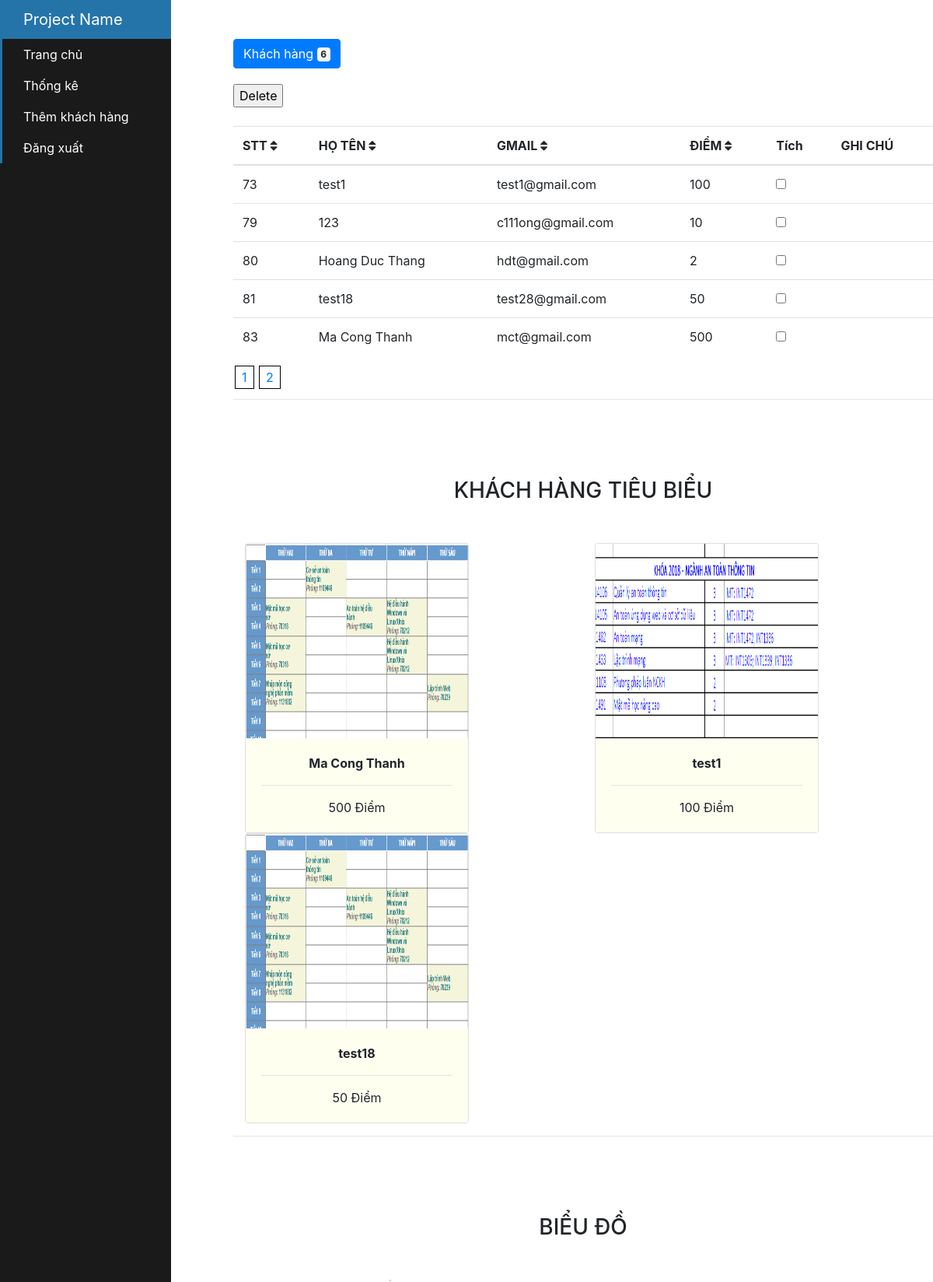
Page /admin/admin_dashboard.php (signed in) on the committed database.
### tables this page shows
CREATE TABLE `users` (
  `id` int(11) NOT NULL,
  `full_name` varchar(55) DEFAULT NULL,
  `gmail` varchar(55) DEFAULT NULL,
  `password` varchar(55) DEFAULT NULL,
  `created_at` datetime DEFAULT NULL,
  `date_of_birth` date DEFAULT NULL,
  `phone_number` varchar(11) DEFAULT NULL,
  `address` varchar(100) DEFAULT NULL,
  `image_path` text DEFAULT NULL,
  `point` int(11) DEFAULT NULL
);

### admin/admin_dashboard.php (the view, shortened to what this page needs)
<!DOCTYPE html>
<html lang="en">
<head>
  <link rel="stylesheet" href="https://stackpath.bootstrapcdn.com/bootstrap/4.1.3/css/bootstrap.min.css">
  <link rel="stylesheet" href="https://cdnjs.cloudflare.com/ajax/libs/font-awesome/4.7.0/css/font-awesome.min.css">
  <link rel="stylesheet" href="../CSS/adminDashboard.css">
</head>
<body>
  <?php
  if (isset($_SESSION["log_state"])) {
    include "../connection.php";
    $currentPage = !empty($_GET["page"]) ? $_GET["page"] : 1;
    $itemPerPage = !empty($_GET["itemPerPage"]) ? $_GET["itemPerPage"] : 5;
    $offset = ($currentPage - 1) * $itemPerPage;
    $sql = "SELECT * FROM users";
    $totalUsers = mysqli_query($conn, $sql);
    $totalUsers = $totalUsers->num_rows;
    $totalPages = ceil($totalUsers / $itemPerPage);
    $result = mysqli_query($conn, "SELECT * FROM users ORDER BY id ASC LIMIT "
      . $itemPerPage . " OFFSET " . $offset);
  ?>
    <?php include "./sidebar.php" ?>
    <div class="content">
      <div style="padding-top: 50px;"><button type="button" class="btn btn-primary" >
          Khách hàng <span class="badge badge-light"><?= $totalUsers ?></span>
        </button></div>
      <form action="" method="post">
        <input type='submit' value='Delete' name='but_delete'><br><br>
        <table class="table sortable" style="width: 900px;">
          <tr>
            <th scope="col" onclick="w3.sortHTML('.table','.item', 'td:nth-child(1)')">STT <i class="fa fa-sort" aria-hidden="true"></i></th>
            <th scope="col" onclick="w3.sortHTML('.table','.item', 'td:nth-child(2)')">HỌ TÊN <i class="fa fa-sort" aria-hidden="true"></i></th>
            <th scope="col" onclick="w3.sortHTML('.table','.item', 'td:nth-child(3)')">GMAIL <i class="fa fa-sort" aria-hidden="true"></i></th>
            <th scope="col" onclick="w3.sortHTML('.table','.item', 'td:nth-child(4)')">ĐIỂM <i class="fa fa-sort" aria-hidden="true"></i></th>
            <th scope="col">Tích</th>
            <th scope="col">GHI CHÚ</th>
          </tr>
          <tbody>
            <?php
            while ($row = mysqli_fetch_assoc($result)) {
            ?>
              <tr class="item">
                <td><?= $row["id"] ?></td>
                <td><?= $row["full_name"] ?></td>
                <td><?= $row["gmail"] ?></td>
                <td><?= $row["point"] ?></td>
                <td><input type='checkbox' name='delete[]' value='<?= $row["id"] ?>'></td>
                <td>
                </td>
              </tr>
            <?php } ?>
          </tbody>
        </table>
      </form>
      <?php include "../pagination.php" ?>
      <hr>
      <?php include "./customer_hall.php" ?>
      <hr>
      <h3 style="text-align: center; margin-top: 100px;">BIỂU ĐỒ</h3>
    </div>
  <?php } else {
    echo "Vui lòng đăng nhập";
  }
  ?>
</body>
</html>

### admin/sidebar.php
<link rel="stylesheet" href="../CSS/sidebar.css">
<div class="sidebar-container">
  <div class="sidebar-logo">
    Project Name
  </div>
  <ul class="sidebar-navigation">
    <li>
      <a href="./admin_dashboard.php">
        Trang chủ
      </a>
    </li>
    <li>
      <a href="#">
        Thống kê
      </a>
    </li>
    <li>
      <a href="./register-client.php">
        Thêm khách hàng
      </a>
    </li>
    <li>
      <a href="../logout.php">
        Đăng xuất
      </a>
    </li>
  </ul>
</div>

### pagination.php (shortened to what this page needs)
<!DOCTYPE html>
<html lang="en">
<head>
</head>
<body>
    <div id="page">
        <?php
        for ($num = 1; $num <= $totalPages; $num++) { ?>
            <a class="page-item" href="?itemPerPage=<?= $itemPerPage ?>&page=<?= $num ?>"><?= $num ?></a>
        <?php } ?>
    </div>
</body>
</html>

### admin/customer_hall.php (shortened to what this page needs)
<h3 style="text-align: center; margin-top: 100px;">KHÁCH HÀNG TIÊU BIỂU</h3>
<?php
include "../connection.php";
$result = mysqli_query($conn, "SELECT * FROM users ORDER BY point DESC LIMIT 3");
mysqli_close($conn); ?>
<div class="container" style="margin-top: 50px;">
    <div class="row">
        <?php while ($row = mysqli_fetch_assoc($result)) { ?>
            <div class="col">
                <div class="card" style="width: 18rem;">
                    <img height="250px" w src="../<?= $row["image_path"] ?>" class="card-img-top" alt="...">
                    <div class="card-body" style="background-color: ivory;">
                        <p class="card-text" style="text-align: center; font-weight: bold;"><?= $row["full_name"] ?></p>
                        <hr>
                        <p class="card-text" style="text-align: center;"><?= $row["point"] ?> Điểm</p>
                    </div>
                </div>
            </div>
        <?php } ?>
    </div>
</div>

### CSS/adminDashboard.css (style rules this page uses)
.content { margin-left: 300px; }
form { padding-top: 20px; }

### CSS/sidebar.css (style rules this page uses)
.sidebar-container { position: fixed; width: 220px; height: 100%; left: 0; overflow-x: hidden; overflow-y: auto; background: #1a1a1a; color: #fff; }
.sidebar-logo { padding: 10px 15px 10px 30px; font-size: 20px; background-color: #2574A9; }
.sidebar-navigation { padding: 0; margin: 0; list-style-type: none; position: relative; }
.sidebar-navigation li { background-color: transparent; position: relative; display: inline-block; width: 100%; line-height: 20px; }
.sidebar-navigation li a { padding: 10px 15px 10px 30px; display: block; color: #fff; }
.sidebar-navigation li::before { background-color: #2574A9; position: absolute; content: ''; height: 100%; left: 0; top: 0; -webkit-transition: width 0.2s ease-in; transition: width 0.2s ease-in; width: 3px; z-index: -1; }

### pagination.php (style rules this page uses)
#page { margin-top: 10px; }
#page>a { border: 1px solid black; padding: 4px 8px; margin-left: 2px; }

### rows in the picture
users: id "73", full_name "test1", gmail "test1@gmail.com", point "100", image_path (picture)
users: id "79", full_name "123", gmail "c111ong@gmail.com", point "10"
users: id "80", full_name "Hoang Duc Thang", gmail "hdt@gmail.com", point "2"
users: id "81", full_name "test18", gmail "test28@gmail.com", point "50", image_path (picture)
users: id "83", full_name "Ma Cong Thanh", gmail "mct@gmail.com", point "500", image_path (picture)

### other values in the picture
$totalUsers "6"
